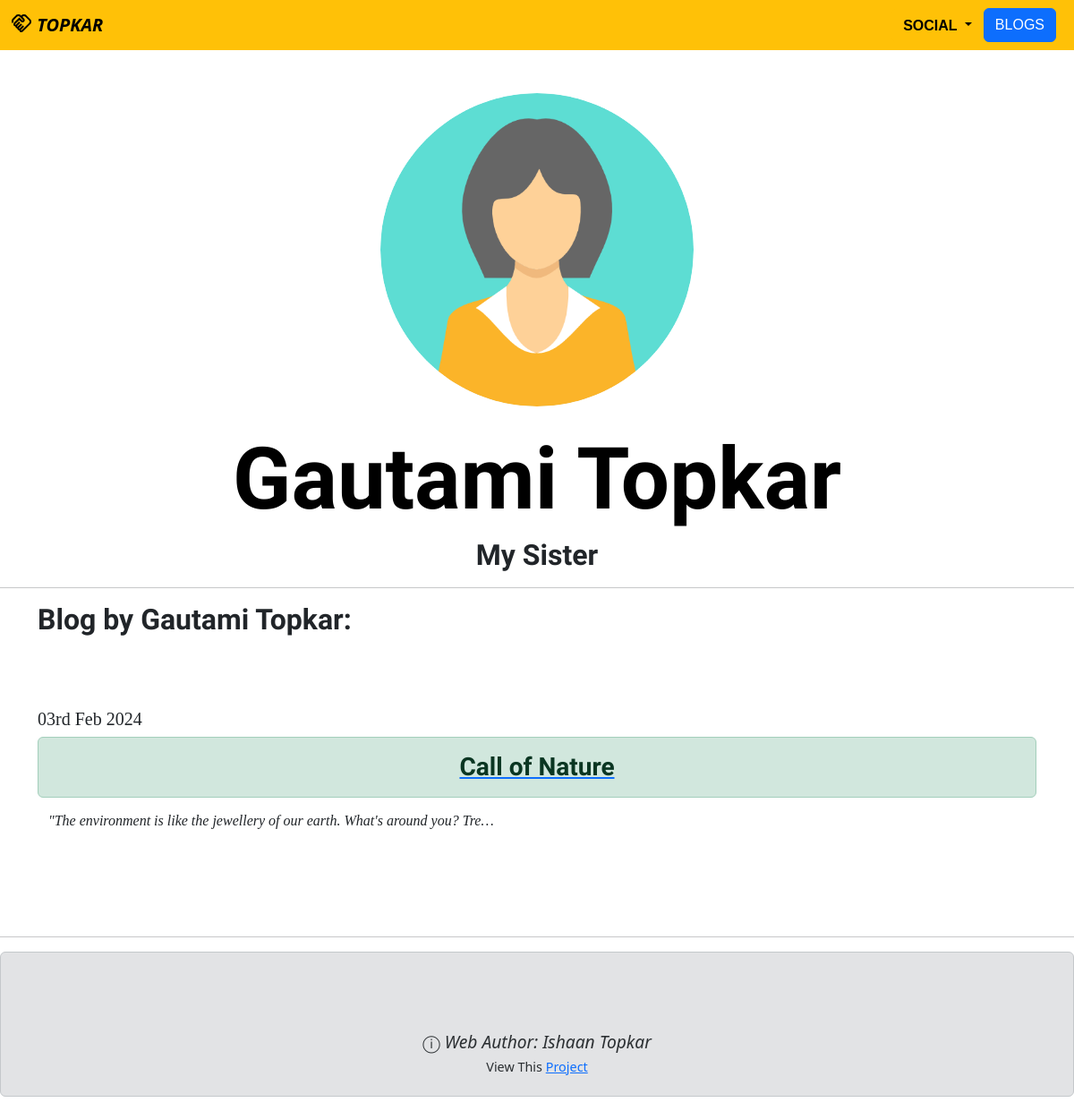
The app's page /15, older data.
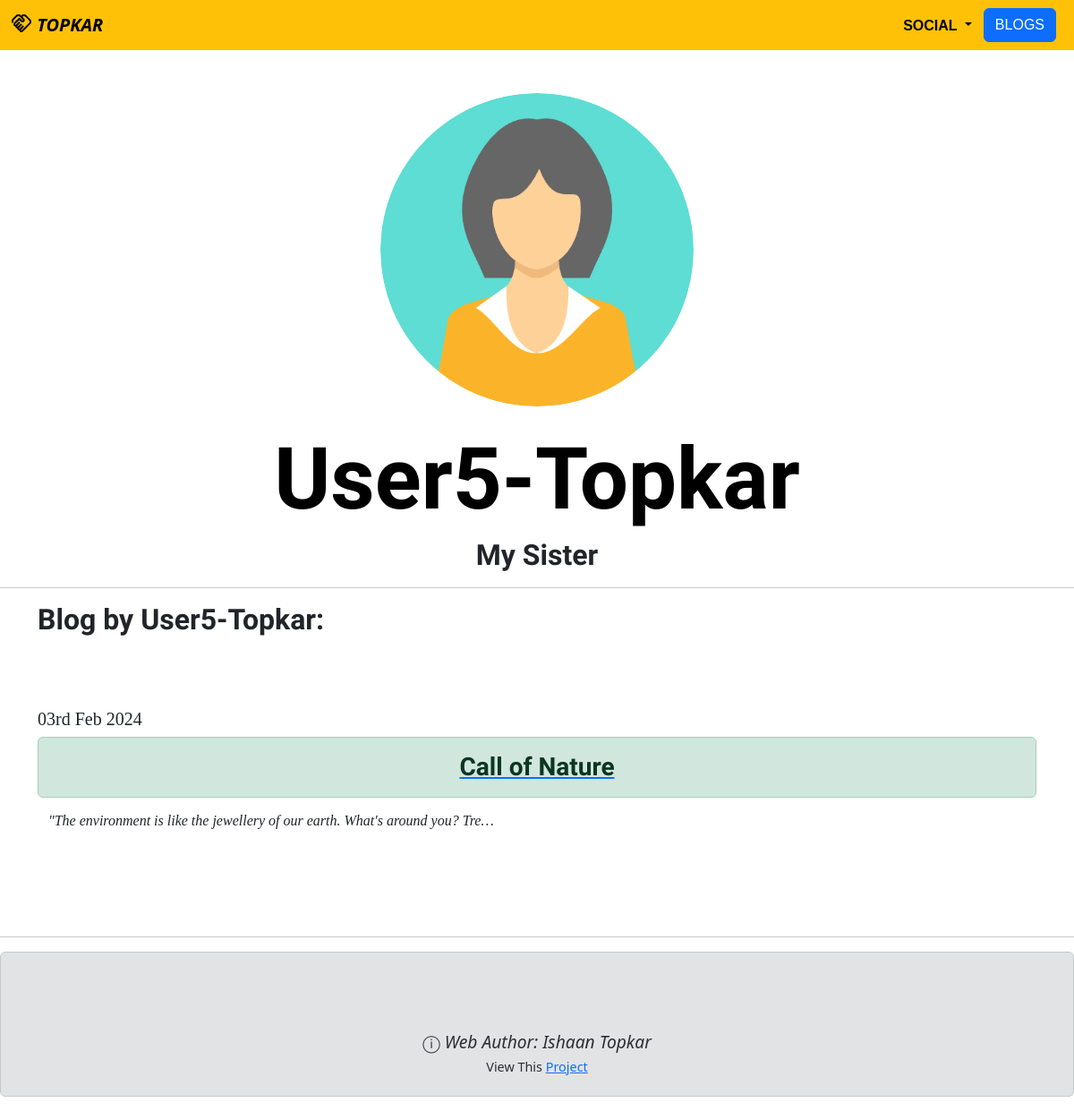
The same page, newer data.
### Portfolios/models.py (models this page shows, shortened)
class Member(models.Model):
    name = models.CharField(max_length = 25)
    description = models.CharField(max_length = 200)
    profile_picture = models.ImageField(upload_to = "media/portfolio/images/")

### Portfolios/views.py (the view)
# urls.py: path("<int:member_id>", views.member_detail, name = "member_detail")
def member_detail(request, member_id):
    member = get_object_or_404(Member, pk=member_id)
    blogs = Blogmodels.Blog.objects.order_by('-date').filter(author=member.name)
    blog_count = blogs.count()
    return render (request, 'member-detail.html', {"member":member, "blogs":blogs, "blog_count":blog_count})

### Portfolios/templates/member-detail.html (shortened to what this page needs)
{% extends 'base.html' %}
{% load static %}
{% block content %}
<body>
<br>
<div class="container text-center image-cropper">
<br>
<img src = "{{ member.profile_picture.url }}" height=350>
<br>
<br>
<h5 class="hmain">{{ member.name }}</h5>
<h5 id="memnblog">{{ member.description }}</h5>
</div>
{% if blog_count > 0 %}
<hr>
<div class="container text-start">
<h2 id="memnblog">Blog{{ blog_count|pluralize }} by {{ member.name }}:</h2>
</div>
<br><br>
{% for blog in blogs %}
<div class="container text-center image-cropper ">
<br>
<h5 class = "text-start" id="hsub">{{ blog.date|date:'dS M Y' }}</h5>
<a href = "{% url 'Blogs:detail' blog.id %}">
    <h4 class = "alert alert-success" id="memnblog" style="font-size:1.75rem">{{ blog.title }}</h4>
</a>
<h6 class="container text-start" id="hsub"><i>"{{ blog.content|striptags|truncatechars:75 }}</i></h6>
</div>
<br>
{% endfor %}
{% endif %}
</body>
{% endblock %}

Row changes from the older to the newer data that the page shows:
changed Member "My Sister": name "Gautami Topkar" → "User5-Topkar"
